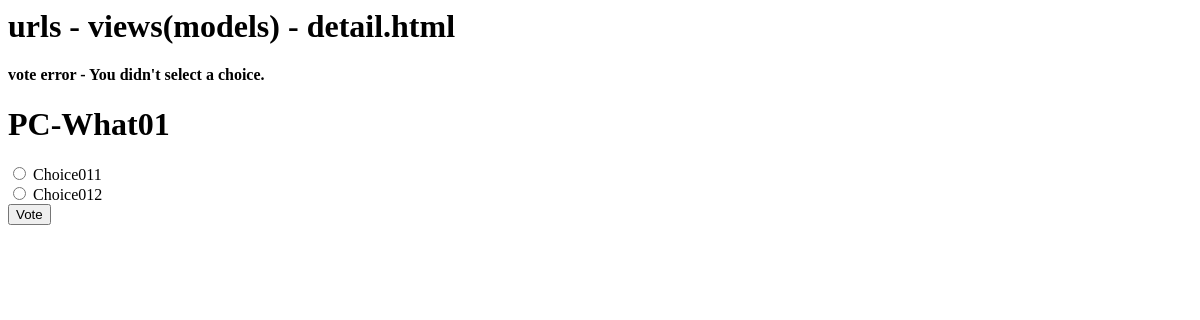
The app's page /polls/1/vote/, older data.
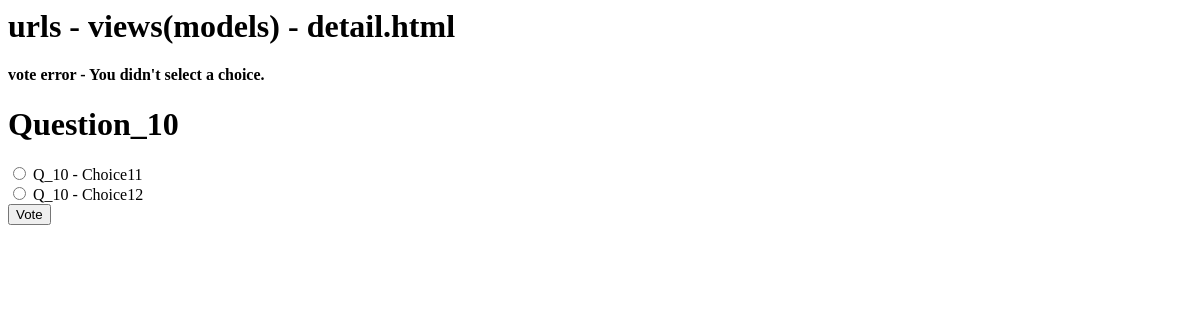
The same page, newer data.
### polls/models.py (models this page shows, shortened)
class Question(models.Model):
    question_text = models.CharField(max_length=200)
    pub_date = models.DateTimeField("date published")

class Choice(models.Model):
    question = models.ForeignKey(Question, on_delete=models.CASCADE)
    choice_text = models.CharField(max_length=200)
    votes = models.IntegerField(default=0)

### polls/views.py (the view)
# urls.py: path("<int:question_id>/vote/", views.vote, name="vote"),
def vote(request, question_id):
    question = get_object_or_404(Question, pk=question_id)
    try:
        selected_choice = question.choice_set.get(pk=request.POST["choice"])
    except (KeyError, Choice.DoesNotExist):
        return render(request, "polls/detail.html", {
                "question": question,
                "error_message": "vote error - You didn't select a choice.",
            },
        )
    else:
        selected_choice.votes = F("votes") + 1
        selected_choice.save()
        return HttpResponseRedirect(reverse("polls:results", args=(question.id,)))

### polls/templates/polls/detail.html (shortened to what this page needs)
<h1>urls - views(models) - detail.html</h1>
{% if error_message %}<p><strong>{{ error_message }}</strong></p>{% endif %}
<h1>{{ question.question_text }}</h1>
<form action="{% url 'polls:vote' question.id %}" method="post">
    {% for choice in question.choice_set.all %}
        <input type="radio" name="choice" id="choice{{ forloop.counter }}" value="{{ choice.id }}">
        <label for="choice{{ forloop.counter }}">{{ choice.choice_text }}</label><br>
    {% endfor %}
<input type="submit" value="Vote">
</form>

Row changes from the older to the newer data that the page shows:
changed Question: question_text "PC-What01" → "Question_10"
changed Choice: choice "☐ Choice011" → "☐ Q_10 - Choice11"; choice_text "Choice011" → "Q_10 - Choice11"
changed Choice: choice "☐ Choice012" → "☐ Q_10 - Choice12"; choice_text "Choice012" → "Q_10 - Choice12"
